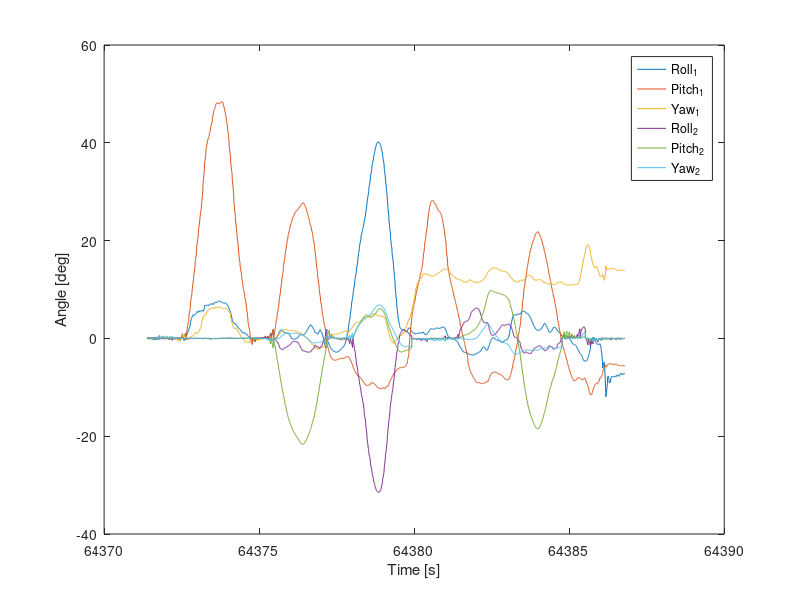

This chart was generated by the following MATLAB code:
%% Plot

data = dlmread('20171011_Resetting.txt','\t',2,0);

time1 = data(data(:,1)==1,2);
time2 = data(data(:,1)==2,2);
dev1 = data(data(:,1)==1,3:end);
dev2 = data(data(:,1)==2,3:end);

figure
plot(time1,dev1)
hold on
plot(time2,dev2)
legend('Roll_1','Pitch_1','Yaw_1','Roll_2','Pitch_2','Yaw_2')
xlabel('Time [s]'); ylabel('Angle [deg]');
